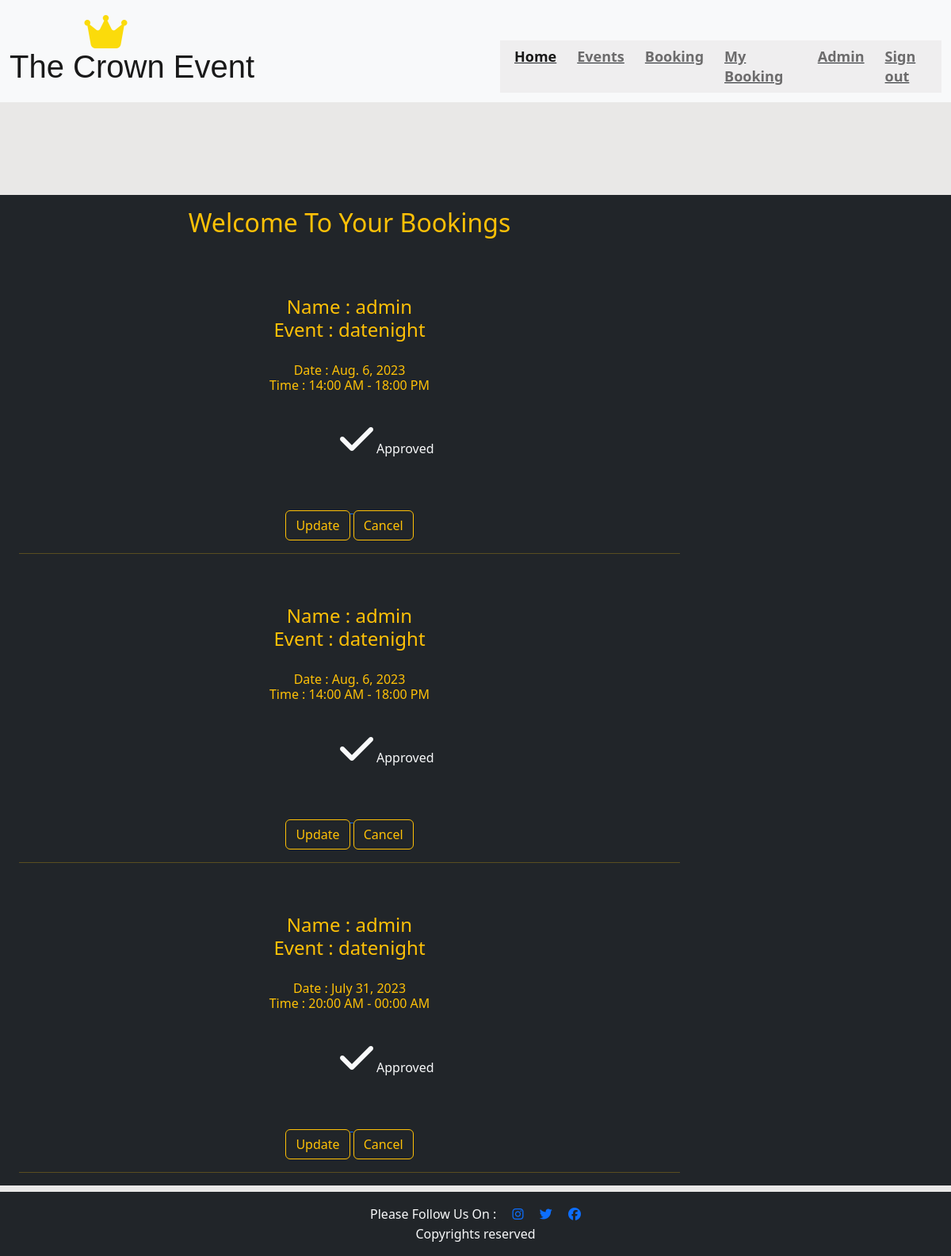
Page /mybooking/ (signed in) on the committed database.
### eventbooking/models.py (models this page shows, shortened)
class Booking(models.Model):
    MENU_CHOICE = (
        ("Italien", "italien"),
        ("chinese", "chinese"),
        ("oriental", "oriental"),
        ("indien", "indien"),
        ("snacks", "snacks")
    )
    TIME_CHOICE = (
        ("8:00 AM - 12:00 PM", "8:00 AM - 12:00 PM"),
        ("14:00 AM - 18:00 PM", "14:00 AM - 18:00 PM"),
        ("20:00 AM - 00:00 AM", "20:00 AM - 00:00 AM")
    )
    DRINKS_CHOICE = (
        ("juices", "juices"),
        ("shakes", "shakes"),
        ("smoothies", "smoothies"),
        ("cocktails", "cocktails"),
        ("fizzy drinks", "fizzy drinks")
    )
    event = models.ForeignKey(Event, on_delete=models.CASCADE, related_name="event_bookings")
    date = models.DateField(null=True, blank=False)
    timeblock = models.CharField(blank=False, null=True, max_length=50, choices=TIME_CHOICE)
    theme = models.TextField(max_length=200)
    guests = models.PositiveIntegerField(validators=[MinValueValidator(15), MaxValueValidator(50)])
    menu = models.CharField(null=True, blank=False, max_length=100, choices=MENU_CHOICE)
    cake = models.CharField(null=True, blank=False, max_length=20)
    drinks = models.CharField(null=True, blank=False, max_length=100, choices=DRINKS_CHOICE)
    username = models.ForeignKey(User, on_delete=models.CASCADE,
                                 related_name="user_bookings")
    approved = models.BooleanField(default=False)

class Event(models.Model):
    title = models.CharField(max_length=200, unique=True)
    slug = models.SlugField(max_length=200, unique=True)
    featured_image = CloudinaryField('image', default='placeholder')
    description = models.TextField()
    created_on = models.DateTimeField(auto_now_add=True)
    updated_on = models.DateTimeField(auto_now=True)
    status = models.IntegerField(choices=STATUS, default=0)
    likes = models.ManyToManyField(
        User, related_name="event_likes", blank=True)
    class Meta:
        ordering = ['-created_on']
    def __str__(self):
        return self.title

### eventbooking/views.py (the view)
# urls.py: path('mybooking/', login_required(views.MyBookingView.as_view()), name='mybooking'),
class MyBookingView(View):
    model = Booking
    template_name = 'mybooking.html'
    def get(self, request):
        booking_list = (Booking.objects.all())
        if request.user.is_authenticated:
            previous_bookings = (Booking.objects.filter(username=request.user, approved=True).order_by('event'))
            context = {
                'previous_bookings': previous_bookings,
            }
            return render(request, 'mybooking.html', context)

### templates/mybooking.html
{% extends 'base.html' %}
{% load static %}
{% block content %}
<div class="container-fluid bg-dark text-warning">
    <div class="row content col-12 col-lg-9 bg-dark">
        <div class="center-container scroll px-4 max-h-100 h-100vh">
            <div class="center-container profile">
            <h2 class="heading py-3 text-center">Welcome To Your Bookings</h2>
             {% for booking in previous_bookings %}
            <small>{{ booking.useremail }}</small><br><br>
                <div class="flex sp-between a-end upper_manage text-center">
                <h4> Name : {{ booking.username }} <br> Event :  {{ booking.event }} </h4>
                <h6><br>Date : {{ booking.date }} <br>   Time : {{ booking.timeblock }}</h6>
                </div>
                <div class="col text-center">
                    {% if booking.approved %}
                    <p class="card-text text-light mb-4"><i class="fas fa-check"></i>
                        Approved</p>
                    {% else %}
                    <p class="card-text text-light mb-4 text-center"><i class="fas fa-question"></i>
                        Awaiting Approval</p>
                    {% endif %}
                    <a href="{% url 'update_booking' booking.id %}">
                        <button class="btn  btn-outline-warning bg-dark text-center">Update</button>
                    </a>
                    <a href="{% url 'delete_booking' booking.id %}">
                        <button class="btn  btn-outline-warning bg-dark text-center">Cancel</button>
                    </a>
                    <hr>
                </div>
            {% empty %}
            You have no bookings at the moment.
            {% endfor %}
        </div>
    </div>
</div>
{% endblock %}

### static/css/style.css (style rules this page uses)
body { background-color: rgba(216, 214, 212, 0.541); background-image: url('https://res.cloudinary.com/doqqdubuq/image/upload/t_Banner 16:9/v1689110187/enmanuel-betances-santos-ZZybvrJA8uo-unsplash_1_ammgym.jpg'); background-position:center; background-repeat: no-repeat; background-size: cover; height: 100vh; width: 100%; }
a { line-height: 25px; }
.container-fluid i { font-size: xxx-large; margin-top: 0.7cm; margin-left: 2.5cm; }
.row { background-color: rgba(216, 214, 212, 0.541); margin-top: 10%; }
.btn { background-color: black; margin-top: 5%; }

### rows in the picture
Booking: username "admin", event "datenight", date "Aug. 6, 2023", timeblock "14:00 AM - 18:00 PM", approved True (drawn)
Booking: username "admin", event "datenight", date "Aug. 6, 2023", timeblock "14:00 AM - 18:00 PM", approved True (drawn)
Booking: username "admin", event "datenight", date "July 31, 2023", timeblock "20:00 AM - 00:00 AM", approved True (drawn)
